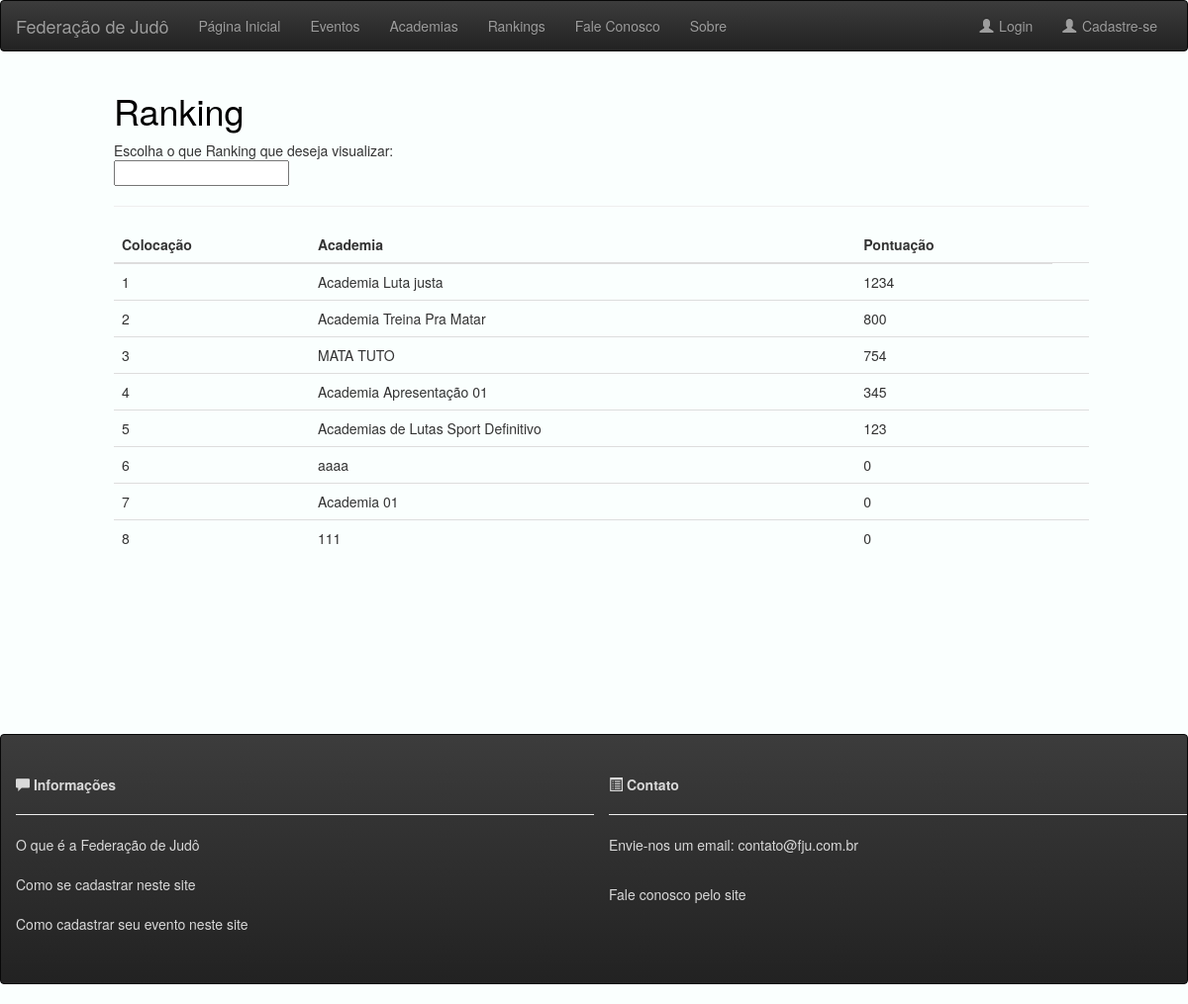
Screenshot of /rankings with the database file from the repository.
### fed_judo/models.py (models this page shows, shortened)
class Academia(models.Model):
    nome_Academia = models.TextField()
    endereco_academia = models.TextField()
    limite_atletas = models.IntegerField(null=True)
    telefone = models.IntegerField(null=True)
    email = models.EmailField(max_length=75, null=True)
    pontuacao = models.PositiveIntegerField(null=True)

### fed_judo/views.py (the view)
# urls.py: url(r'^rankings$', views.rankings, name='rankings.html'),
def rankings(request):
    academias = Academia.objects.all().order_by('pontuacao').reverse()
    return render (request, 'rankings.html', {'academias':academias})

### fed_judo/templates/rankings.html (shortened to what this page needs)
{% extends 'base.html' %}
{% block body %}
   <div class="container-fluid">
      <div class="row content">
        <div class="col-sm-1 sidenav">
        </div>
        <div class="col-sm-10">
          <h1>Ranking</h1>
          Escolha o que Ranking que deseja visualizar:<br>
          <input list="filtros_rankings" />
          <hr>
          	<table class="table">
			  <thead class="thead-default">
			    <tr>
			      <th>Colocação</th>
			      <th>Academia</th>
			      <th>Pontuação</th>
			    </tr>
			  </thead>
			  <tbody>
          {% for ac in academias %}
          <tr>
              <td>{{forloop.counter}}</td>
  			      <td>{{ac.nome_Academia}}</td>
              <td>
                {% if ac.pontuacao %}
                  {{ac.pontuacao}}
                {% else %}
                  0
                {% endif %}
              </td>
              <th scope="row"></th>
			    </tr>
          {% endfor %}
			  </tbody>
			</table>
        </div>
      </div>
    </div>
{% endblock %}

### fed_judo/static/css/estilo.css (style rules this page uses)
h1 { color: black; text-decoration: none; }

### rows the page displays
Academia: nome_Academia "Academia Luta justa", pontuacao "1234"
Academia: nome_Academia "Academia Treina Pra Matar", pontuacao "800"
Academia: nome_Academia "MATA TUTO", pontuacao "754"
Academia: nome_Academia "Academia Apresentação 01", pontuacao "345"
Academia: nome_Academia "Academias de Lutas Sport Definitivo", pontuacao "123"
Academia: nome_Academia "aaaa", pontuacao "0"
Academia: nome_Academia "Academia 01", pontuacao "0"
Academia: nome_Academia "111", shows "0"
